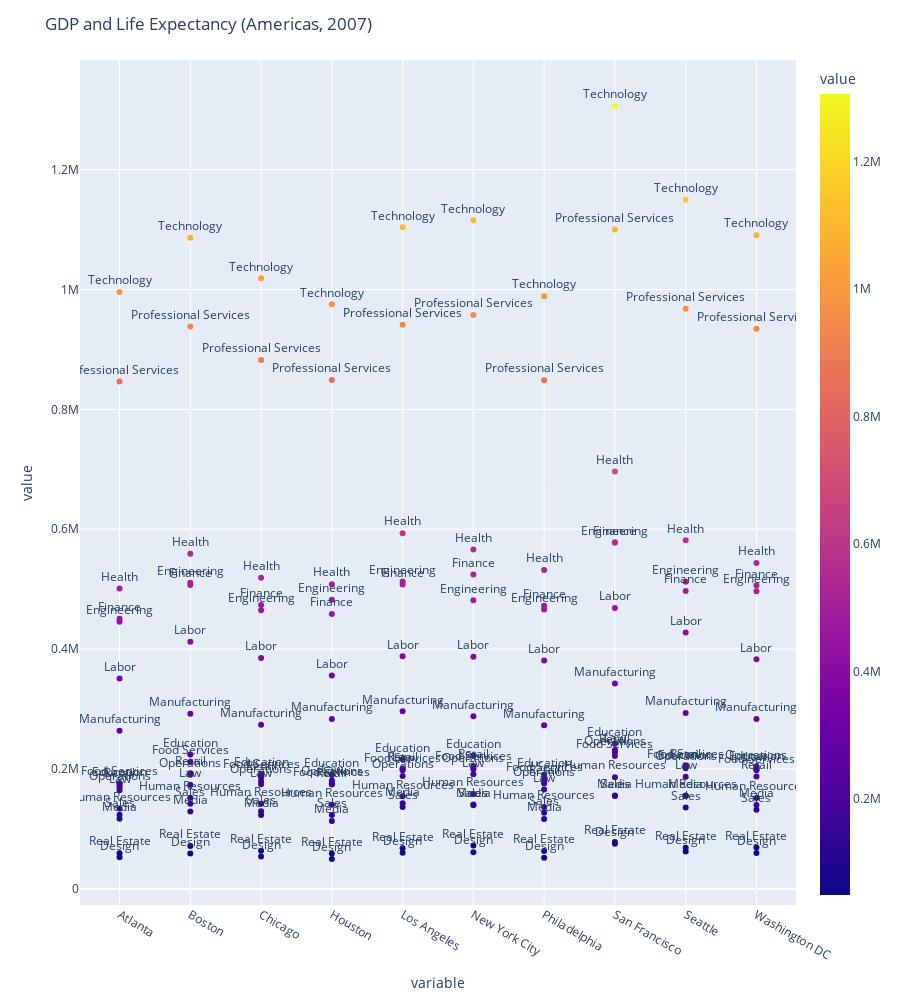

Here is the notebook cell this chart was saved with:
### Code cell
#df = px.data.gapminder().query("year==2007 and continent=='Americas'")

fig = px.scatter(tf, x="variable", y="value", text ='Job Category', color='value')

fig.update_traces(textposition='top center')

fig.update_layout(
    height=1000,
    title_text='GDP and Life Expectancy (Americas, 2007)'
)

fig.show()

### Figure 1 — Plotly figure (JSON) as saved in the notebook; plotly's stock layout.template omitted (floating-point values rounded to 4 significant figures; data arrays with more than 128 entries replaced by an {"elided": "..."} marker saying what was removed)
{"data": [{"hoverlabel": {"namelength": 0}, "hovertemplate": "variable=%{x}<br>value=%{marker.color}<br>Job Category=%{text}", "legendgroup": "", "marker": {"color": {"elided": "170 int values"}, "coloraxis": "coloraxis", "symbol": "circle"}, "mode": "markers+text", "name": "", "showlegend": false, "text": {"elided": "170 str values"}, "textposition": "top center", "type": "scatter", "x": {"elided": "170 str values"}, "xaxis": "x", "y": {"elided": "170 int values"}, "yaxis": "y"}], "layout": {"coloraxis": {"colorbar": {"title": {"text": "value"}}, "colorscale": [[0, "#0d0887"], [0.1111, "#46039f"], [0.2222, "#7201a8"], [0.3333, "#9c179e"], [0.4444, "#bd3786"], [0.5556, "#d8576b"], [0.6667, "#ed7953"], [0.7778, "#fb9f3a"], [0.8889, "#fdca26"], [1, "#f0f921"]]}, "height": 1000, "legend": {"tracegroupgap": 0}, "margin": {"t": 60}, "title": {"text": "GDP and Life Expectancy (Americas, 2007)"}, "xaxis": {"anchor": "y", "domain": [0, 1], "title": {"text": "variable"}}, "yaxis": {"anchor": "x", "domain": [0, 1], "title": {"text": "value"}}}}
